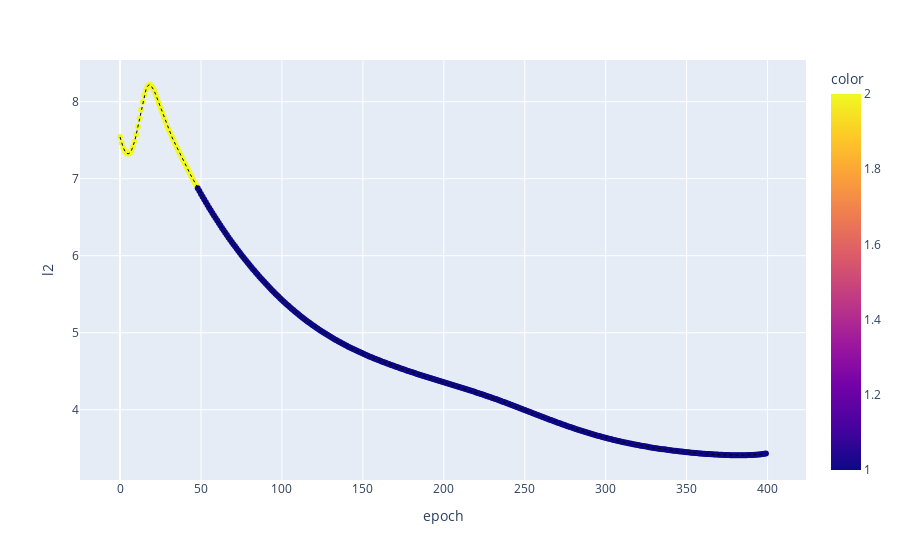

Notebook code for this chart:
### Code cell
random_seed = 0
optimizer = "adamw"
lr = 0.001
scaling = 1.0
attn = 0
data_dir = parent_dir + f"/modular_clock_pizza_run_{attn}/"


training_run = pd.read_csv(f'{data_dir}lr{lr}_{optimizer}_seed{random_seed}_scaling{scaling}.csv')
data  = np.apply_along_axis(zscore, 0, training_run[cols].to_numpy())
training_run['phases']= hmm_output['best_models'][1].predict(data) + 1
# training_run['phases']= hmm_model.best_model.predict(data)

visualize_hmm_loss(training_run,phase_col = 'phases', epoch_col='epoch', loss_col='l2')

### Figure 1 — Plotly figure (JSON) as saved in the notebook; plotly's stock layout.template omitted (floating-point values rounded to 4 significant figures; data arrays with more than 128 entries replaced by an {"elided": "..."} marker saying what was removed)
{"data": [{"hovertemplate": "epoch=%{x}<br>l2=%{y}<br>color=%{marker.color}<extra></extra>", "legendgroup": "", "marker": {"color": {"elided": "400 int values"}, "coloraxis": "coloraxis", "symbol": "circle"}, "mode": "markers", "name": "", "orientation": "v", "showlegend": false, "type": "scatter", "x": {"elided": "400 int values"}, "xaxis": "x", "y": {"elided": "400 float values"}, "yaxis": "y"}, {"line": {"color": "black", "dash": "dot", "width": 1}, "mode": "lines", "showlegend": false, "type": "scatter", "x": {"elided": "400 int values"}, "y": {"elided": "400 float values"}}], "layout": {"coloraxis": {"colorbar": {"title": {"text": "color"}}, "colorscale": [[0, "#0d0887"], [0.1111, "#46039f"], [0.2222, "#7201a8"], [0.3333, "#9c179e"], [0.4444, "#bd3786"], [0.5556, "#d8576b"], [0.6667, "#ed7953"], [0.7778, "#fb9f3a"], [0.8889, "#fdca26"], [1, "#f0f921"]]}, "legend": {"tracegroupgap": 0}, "margin": {"t": 60}, "xaxis": {"anchor": "y", "domain": [0, 1], "title": {"text": "epoch"}}, "yaxis": {"anchor": "x", "domain": [0, 1], "title": {"text": "l2"}}}}
